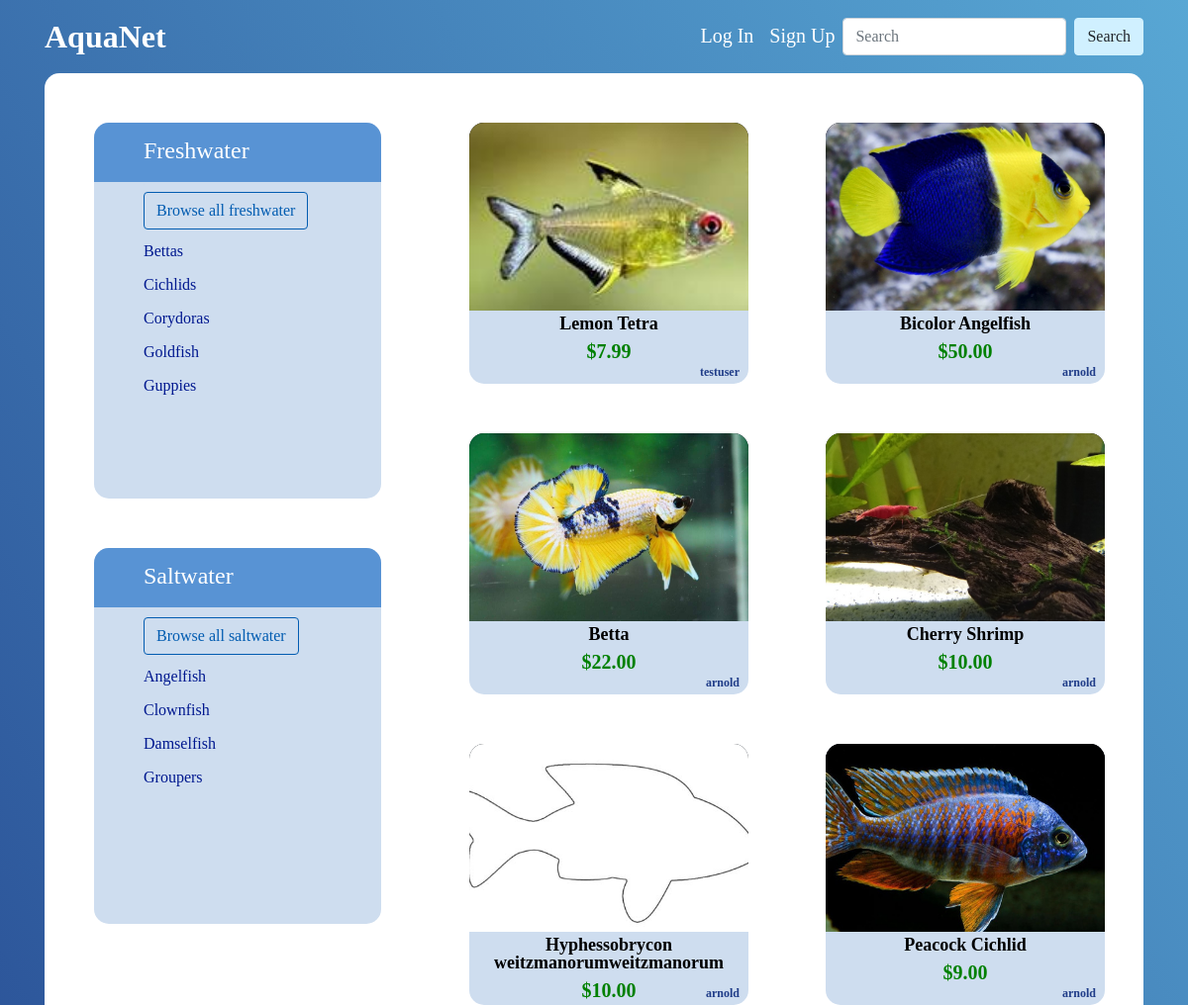
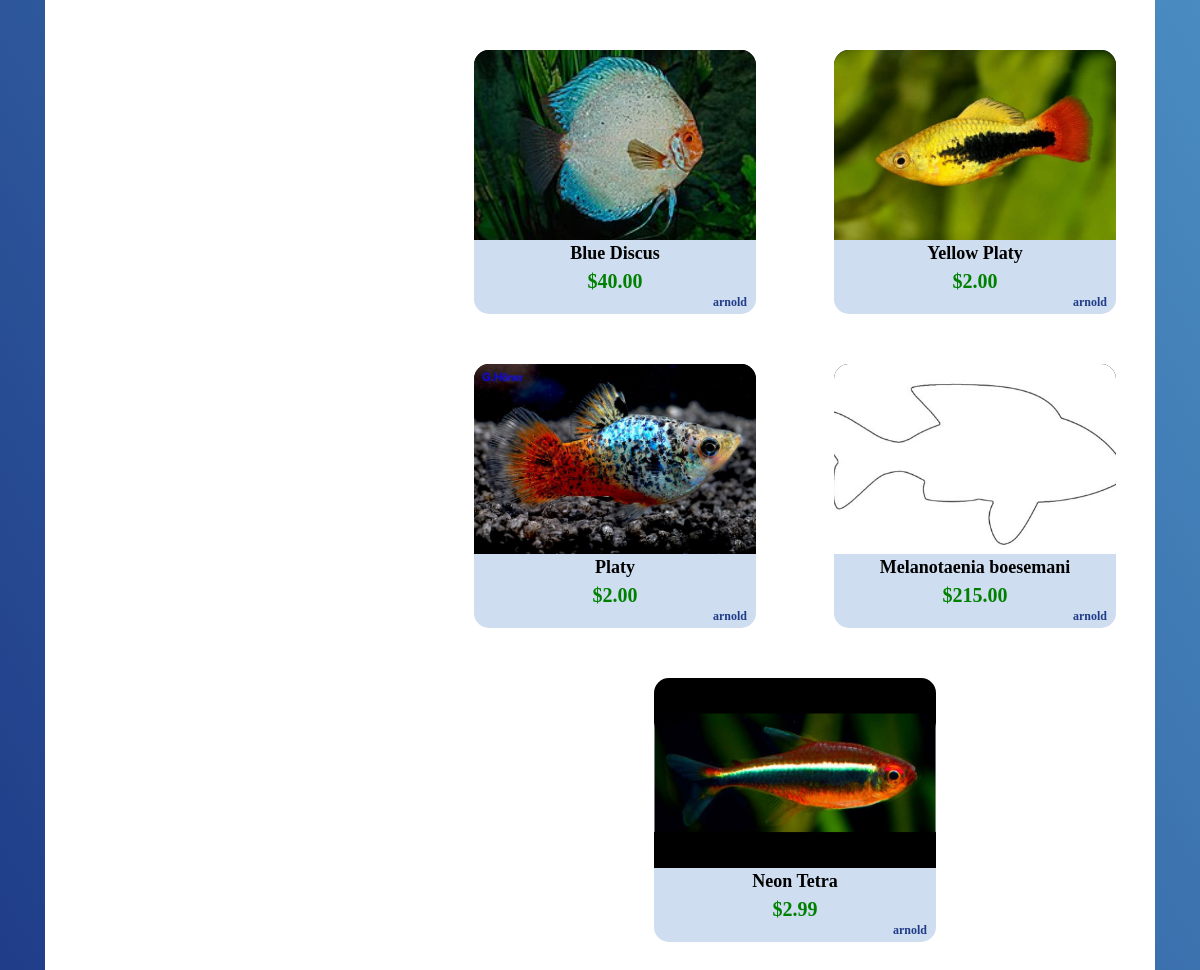
The page / on the database its author committed (2 pictures, top to bottom).
### speciesprofile/models.py (models this page shows, shortened)
class Profile(models.Model):
    common_name = models.CharField(max_length=200, blank=True)
    species = models.CharField(max_length=200)
    max_size = models.FloatField()
    water_type = models.CharField(max_length=10, choices=WATER_TYPE)
    for_sale = models.BooleanField(default=True)
    price = models.FloatField(null=True, blank=True, default=None)
    description = models.TextField(blank=True)
    publish_date = models.DateTimeField(default=timezone.now)
    author = models.ForeignKey(User, on_delete=models.CASCADE)
    thumbnail = models.ImageField(upload_to='species-images', blank=True, default=None)
    thumbnail_aspect_ratio = models.FloatField(null=True, blank=True, default=None)

### speciesprofile/views.py (the view)
# urls.py: path('', views.IndexView.as_view(), name='index'),
class IndexView(ListView):
    template_name = 'speciesprofile/index.html'
    context_object_name = 'species_list'
    def get_queryset(self):
        return Profile.objects.order_by('-publish_date')[:12]

### speciesprofile/templates/speciesprofile/index.html (shortened to what this page needs)
{% extends 'speciesprofile/base.html'%}
{% block content %}
<div class="card">
    <div class="d-flex justify-content-start">
        <div class="d-flex flex-column">
            <div class="card blue-card">
                <div class="list-header">
                    <div class="ml-50px mt-10px">Freshwater</div>
                </div>
                <div>
                    <ul class="list-group ml-50px">
                        <li class="list-group-item d-flex justify-content-between align-items-center">
                            <form class="" method="POST" action="{% url 'speciesprofile:advanced-search' %}">
                                <button type="submit" class="btn btn-outline-primary">Browse all freshwater</button>
                            </form>
                        </li>
                        <li class="list-group-item d-flex justify-content-between align-items-center">
                            <a href="{% url 'speciesprofile:search' 'betta splendens'%}">Bettas</a>
                        </li>
                        <li class="list-group-item d-flex justify-content-between align-items-center">
                            <a href="{% url 'speciesprofile:search' 'cichlid'%}">Cichlids</a>
                        </li>
                        <li class="list-group-item d-flex justify-content-between align-items-center">
                            <a href="{% url 'speciesprofile:search' 'corydoras'%}">Corydoras</a>
                        </li>
                        <li class="list-group-item d-flex justify-content-between align-items-center">
                            <a href="{% url 'speciesprofile:search' 'goldfish'%}">Goldfish</a>
                        </li>
                        <li class="list-group-item d-flex justify-content-between align-items-center">
                            <a href="{% url 'speciesprofile:search' 'guppy'%}">Guppies</a>
                        </li>
                    </ul>
                </div>
            </div>
            <div class="card salt-card">
                <div class="list-header">
                    <div class="ml-50px mt-10px">Saltwater</div>
                </div>
                <div>
                    <ul class="list-group ml-50px">
                        <li class="list-group-item d-flex justify-content-between align-items-center">
                            <form class="" method="POST" action="{% url 'speciesprofile:advanced-search' %}">
                                <button type="submit" class="btn btn-outline-primary">Browse all saltwater</button>
                            </form>
                        </li>
                        <li class="list-group-item d-flex justify-content-between align-items-center">
                            <a href="{% url 'speciesprofile:search' 'angelfish'%}">Angelfish</a>
                        </li>
                        <li class="list-group-item d-flex justify-content-between align-items-center">
                            <a href="{% url 'speciesprofile:search' 'clownfish'%}">Clownfish</a>
                        </li>
                        <li class="list-group-item d-flex justify-content-between align-items-center">
                            <a href="{% url 'speciesprofile:search' 'damselfish'%}">Damselfish</a>
                        </li>
                        <li class="list-group-item d-flex justify-content-between align-items-center">
                            <a href="{% url 'speciesprofile:search' 'grouper'%}">Groupers</a>
                        </li>
                    </ul>
                </div>
            </div>
        </div>
        <div class="mt-50px w-100">
           {% if species_list %}
                <div class="posts-list d-flex justify-content-around">
                    {% for species in species_list %}
                        <div class="species-prev">
                            <a href="{% url 'speciesprofile:detail' species.id %}">
                                <div class="img-container">
                                    {% if species.thumbnail %}
                                        {% if species.thumbnail_aspect_ratio < 0.75 %}
                                            <img src="{{ species.thumbnail.url }}" height="190">
                                        {% elif species.thumbnail_aspect_ratio > 2.3 %}
                                            <img src="{{ species.thumbnail.url }}" width="282">
                                        {% else %}
                                            <img src="{{ species.thumbnail.url }}" height="190" width="282">
                                        {% endif %}
                                    {% else %}
                                        <img src="/media/species-images/default.jpg" width="282" height="190">
                                    {% endif %}
                                </div>
                            </a>
                            {% if species.common_name %}
                            <div class="name-div pt-1">{{species.common_name}}</div>
                            {% else %}
                            <div class="name-div pt-1">{{species.species}}</div>
                            {% endif %}
                            {% if species.price %}
                            <div class="price-div pt-1">${{species.price|floatformat:2}}</div>
                            {% endif %}
                            <div class="author-link">
                                <a href="{% url 'users:profile' species.author %}">{{species.author}}</a>
                            </div>
                        </div>
                    {% endfor %}
                </div>
            {% endif %}
        </div>
    </div>
</div>
{% endblock %}

### speciesprofile/templates/speciesprofile/base.html (shortened to what this page needs)
<!DOCTYPE html>
{% load static %}
<html lang="en">
    <head>
        <link rel="stylesheet" href="{% static 'speciesprofile/style.css' %}">
    </head>
    <body>
        <div class="container mb-50px">
            <nav class="navbar navbar-dark navbar-expand-lg pl-0 pr-0">
                <a class="navbar-brand" href="{% url 'speciesprofile:index' %}">AquaNet</a>
                <div class="collapse navbar-collapse" id="navbarColor01">
                    <ul class="navbar-nav ml-auto">
                        {% if user.is_authenticated %}
                            <li class="nav-item">
                                <a class="nav-link" href="{% url 'users:profile' user.username %}">My Profile</a>
                            </li>
                            <li class="nav-item">
                                <a class="nav-link" href="{% url 'userschat:threads' %}">Messages</a>
                            </li>
                            <li class="nav-item">
                                <a class="nav-link" href="{% url 'admin:index' %}">Admin</a>
                            </li>
                            <li class="nav-item">
                                <a class="nav-link" href="{% url 'users:logout' %}">Log Out</a>
                            </li>
                        {% else %}
                            <li class="nav-item">
                                <a class="nav-link" href="{% url 'users:login' %}">Log In</a>
                            </li>
                            <li class="nav-item">
                                <a class="nav-link" href="{% url 'users:register' %}">Sign Up</a>
                            </li>
                        {% endif %}
                    </ul>
                    <form class="form-inline my-2 my-lg-0" method="POST" action="{% url 'speciesprofile:name-search' %}">
                        <input class="form-control mr-sm-2" type="text" name="SearchSpecies" id="SearchSpecies" placeholder="Search">
                        <div class="btn-group" role="group" aria-label="Button group with nested dropdown">
                            <button class="btn btn-secondary my-2 my-sm-0" id="searchButton" type="submit">Search</button>
                        </div>
                    </form>
                </div>
            </nav>
            {% block content %}
            {% endblock %}
        </div>
    </body>
</html>

### rows shown on the page
Profile: thumbnail (picture), common_name "Lemon Tetra", price "7.99", author "testuser"
Profile: thumbnail (picture), common_name "Bicolor Angelfish", price "50.00", author "arnold"
Profile: thumbnail (picture), common_name "Betta", price "22.00", author "arnold"
Profile: thumbnail (picture), common_name "Cherry Shrimp", price "10.00", author "arnold"
Profile: species "Hyphessobrycon weitzmanorumweitzmanorum", price "10.00", author "arnold"
Profile: thumbnail (picture), common_name "Peacock Cichlid", price "9.00", author "arnold"
Profile: thumbnail (picture), common_name "Blue Discus", price "40.00", author "arnold"
Profile: thumbnail (picture), common_name "Yellow Platy", price "2.00", author "arnold"
Profile: thumbnail (picture), common_name "Platy", price "2.00", author "arnold"
Profile: species "Melanotaenia boesemani", price "215.00", author "arnold"
Profile: thumbnail (picture), common_name "Neon Tetra", price "2.99", author "arnold"
